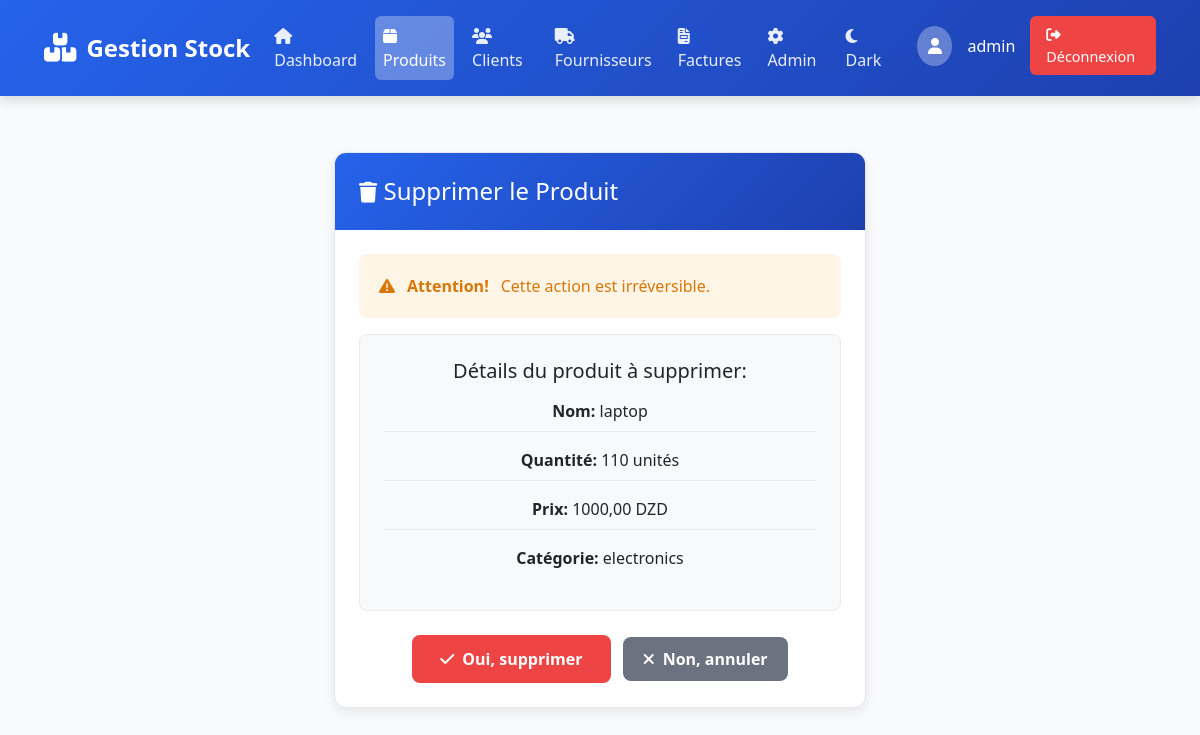
/produits/supprimer/1/ (signed in), run on the app's committed database.
### produits/models.py (models this page shows, shortened)
class Produit(models.Model):
    nom = models.CharField(max_length=100, db_index=True)
    quantite = models.IntegerField(
        db_index=True,
        validators=[MinValueValidator(0)]
    )
    prix = models.DecimalField(
        max_digits=10,
        decimal_places=2,
        validators=[validate_price]
    )
    category = models.ForeignKey(
        Category, on_delete=models.SET_NULL, null=True, blank=True, related_name='produits')
    date_creation = models.DateTimeField(auto_now_add=True)
    date_modification = models.DateTimeField(auto_now=True)
    class Meta:
        ordering = ['-date_creation']
        indexes = [
            models.Index(fields=['nom', 'category']),
            models.Index(fields=['quantite']),
        ]

class Category(models.Model):
    name = models.CharField(max_length=100, unique=True)
    description = models.TextField(blank=True, null=True)
    date_creation = models.DateTimeField(auto_now_add=True)
    class Meta:
        verbose_name_plural = "Categories"
        ordering = ['name']

### produits/views.py (the view, shortened to what this page needs)
# urls.py: path('supprimer/<int:id>/', views.supprimer_produit, name='supprimer_produit'),
@login_required
def supprimer_produit(request, id):
    produit = get_object_or_404(Produit, id=id)
    return render(request, 'produits/supprimer.html', {'produit': produit})

### produits/templates/produits/supprimer.html (shortened to what this page needs)
{% extends 'base.html' %}
{% block content %}
<div class="container mt-4">
    <div class="row justify-content-center">
        <div class="col-md-6">
            <div class="card shadow-sm">
                <div class="card-header bg-danger text-white">
                    <h4 class="mb-0"><i class="fas fa-trash"></i> Supprimer le Produit</h4>
                </div>
                <div class="card-body text-center">
                    <div class="alert alert-warning">
                        <i class="fas fa-exclamation-triangle"></i>
                        <strong>Attention!</strong> Cette action est irréversible.
                    </div>
                    <div class="product-info mb-4">
                        <h5>Détails du produit à supprimer:</h5>
                        <div class="info-item">
                            <strong>Nom:</strong> {{ produit.nom }}
                        </div>
                        <div class="info-item">
                            <strong>Quantité:</strong> {{ produit.quantite }} unités
                        </div>
                        <div class="info-item">
                            <strong>Prix:</strong> {{ produit.prix }} DZD
                        </div>
                        {% if produit.category %}
                        <div class="info-item">
                            <strong>Catégorie:</strong> {{ produit.category.name }}
                        </div>
                        {% endif %}
                    </div>
                    <div class="action-buttons">
                        <form method="post" class="d-inline">
                            <button type="submit" class="btn btn-danger me-2">
                                <i class="fas fa-check"></i> Oui, supprimer
                            </button>
                        </form>
                        <a href="{% url 'produits:liste_produits' %}" class="btn btn-secondary">
                            <i class="fas fa-times"></i> Non, annuler
                        </a>
                    </div>
                </div>
            </div>
        </div>
    </div>
</div>
{% endblock %}

### templates/base.html (shortened to what this page needs)
<!DOCTYPE html>
<html lang="fr">
  <head>
    {% load static %}
    <link
      href="https://cdn.jsdelivr.net/npm/bootstrap@5.3.0/dist/css/bootstrap.min.css"
      rel="stylesheet"
    />
    <link
      href="https://cdnjs.cloudflare.com/ajax/libs/font-awesome/6.4.0/css/all.min.css"
      rel="stylesheet"
    />
    <link rel="stylesheet" href="{% static 'css/style.css' %}" />
  </head>
  <body>
    <nav class="navbar navbar-expand-lg navbar-dark">
      <div class="container-fluid">
        <a class="navbar-brand" href="{% url 'dashboard' %}">
          <i class="fas fa-boxes"></i>
          Gestion Stock
        </a>
        <div class="collapse navbar-collapse" id="navbarNav">
          <ul class="navbar-nav ms-auto">
            {% if user.is_authenticated %}
            <li class="nav-item">
              <a
                class="nav-link {% if request.resolver_match.url_name == 'dashboard' %}active{% endif %}"
                href="{% url 'dashboard' %}"
              >
                <i class="fas fa-home"></i> Dashboard
              </a>
            </li>
            <li class="nav-item">
              <a
                class="nav-link {% if 'produits' in request.path %}active{% endif %}"
                href="{% url 'produits:liste_produits' %}"
              >
                <i class="fas fa-box"></i> Produits
              </a>
            </li>
            <li class="nav-item">
              <a
                class="nav-link {% if 'clients' in request.path %}active{% endif %}"
                href="{% url 'clients:liste_clients' %}"
              >
                <i class="fas fa-users"></i> Clients
              </a>
            </li>
            <li class="nav-item">
              <a
                class="nav-link {% if 'fournisseur' in request.path %}active{% endif %}"
                href="{% url 'fournisseurs:liste_fournisseurs' %}"
              >
                <i class="fas fa-truck"></i> Fournisseurs
              </a>
            </li>
            <li class="nav-item">
              <a
                class="nav-link {% if 'factures' in request.path %}active{% endif %}"
                href="{% url 'factures:liste_factures' %}"
              >
                <i class="fas fa-file-invoice"></i> Factures
              </a>
            </li>
            <li class="nav-item">
              <a class="nav-link" href="/admin/">
                <i class="fas fa-cog"></i> Admin
              </a>
            </li>
            <li class="nav-item">
              <a class="nav-link" href="#" onclick="toggleDarkMode(); return false;" id="darkModeToggle">
              </a>
            </li>
            <li class="nav-item ms-3">
              <div class="user-info">
                <div class="user-avatar">
                  <i class="fas fa-user"></i>
                </div>
                <span>{{ user.username }}</span>
                <a href="{% url 'logout' %}" class="logout-btn">
                  <i class="fas fa-sign-out-alt"></i> Déconnexion
                </a>
              </div>
            </li>
            {% endif %}
          </ul>
        </div>
      </div>
    </nav>
    <main class="main-content">
      <div class="container-lg">{% block content %}{% endblock %}</div>
    </main>
  </body>
</html>

### static/css/style.css (style rules this page uses)
* { margin: 0; padding: 0; box-sizing: border-box; }
body, html { height: 100%; font-family: 'Segoe UI', Tahoma, Geneva, Verdana, sans-serif; background: linear-gradient(135deg, #f5f7fa 0%, #c3cfe2 100%); }
.btn { border-radius: 8px; padding: 10px 20px; font-weight: 600; transition: all 0.3s ease; border: none; cursor: pointer; display: inline-flex; align-items: center; gap: 8px; }
.btn-danger { background: linear-gradient(135deg, #ef4444 0%, #dc2626 100%); color: white; }
.btn-secondary { background: #6b7280; color: white; }
.card { border: none; border-radius: 12px; box-shadow: 0 4px 12px rgba(0, 0, 0, 0.08); transition: all 0.3s ease; overflow: hidden; }
.card-header { background: linear-gradient(135deg, #2563eb 0%, #1e40af 100%); color: white; font-weight: 600; border: none; padding: 1.5rem; display: flex; align-items: center; gap: 10px; }
.card-header i { font-size: 1.3rem; }
.card-body { padding: 1.5rem; }
.alert { border-radius: 8px; border: none; padding: 1.25rem; display: flex; align-items: center; gap: 12px; }
.alert-warning { background: rgba(245, 158, 11, 0.1); color: #d97706; }
.text-center { text-align: center; }
.mb-4 { margin-bottom: 1.5rem; }
.mt-4 { margin-top: 1.5rem; }
.shadow-sm { box-shadow: 0 4px 12px rgba(0, 0, 0, 0.08) !important; }

### templates/base.html (style rules this page uses)
:root { --primary: #2563eb; --primary-dark: #1e40af; --primary-light: #3b82f6; --success: #10b981; --danger: #ef4444; --warning: #f59e0b; --dark: #1f2937; --light: #f9fafb; --gray: #6b7280; --bg-color: #f9fafb; --text-color: #1f2937; --card-bg: #ffffff; --border-color: #e5e7eb; }
* { margin: 0; padding: 0; box-sizing: border-box; }
body { font-family: "Segoe UI", Tahoma, Geneva, Verdana, sans-serif; background: var(--bg-color); min-height: 100vh; color: var(--text-color); transition: background-color 0.3s ease, color 0.3s ease; }
.navbar { background: linear-gradient( 135deg, var(--primary) 0%, var(--primary-dark) 100% ); box-shadow: 0 4px 12px rgba(0, 0, 0, 0.15); padding: 1rem 2rem; position: sticky; top: 0; z-index: 1000; }
.navbar-brand { font-size: 1.5rem; font-weight: 700; color: white !important; display: flex; align-items: center; gap: 10px; }
.navbar-brand i { font-size: 1.8rem; }
.nav-link { color: rgba(255, 255, 255, 0.9) !important; font-weight: 500; transition: all 0.3s ease; margin-right: 10px; border-radius: 6px; }
.nav-link.active { background: rgba(255, 255, 255, 0.3); color: white !important; }
.user-info { color: white; display: flex; align-items: center; gap: 15px; }
.user-avatar { width: 40px; height: 40px; border-radius: 50%; background: rgba(255, 255, 255, 0.3); display: flex; align-items: center; justify-content: center; font-weight: bold; }
.logout-btn { background: var(--danger); color: white; border: none; padding: 8px 16px; border-radius: 6px; cursor: pointer; transition: all 0.3s ease; text-decoration: none; font-weight: 500; font-size: 0.9rem; }
.main-content { padding: 2rem; min-height: calc(100vh - 80px); }
.container-lg { max-width: 1400px; }
.btn-danger { background: var(--danger); border: none; padding: 12px 28px; border-radius: 8px; font-weight: 600; transition: all 0.3s ease; }
.card { border: 1px solid var(--border-color); border-radius: 12px; background: var(--card-bg); box-shadow: 0 4px 12px rgba(0, 0, 0, 0.08); transition: all 0.3s ease; overflow: hidden; }
.card-header { background: linear-gradient( 135deg, var(--primary) 0%, var(--primary-dark) 100% ); color: white; font-weight: 600; border: none; }

### produits/templates/produits/supprimer.html (style rules this page uses)
.product-info { background: #f8f9fa; padding: 1.5rem; border-radius: 8px; border: 1px solid #e9ecef; }
.info-item { margin-bottom: 0.5rem; padding: 0.5rem 0; border-bottom: 1px solid #e9ecef; }
.info-item:last-child { border-bottom: none; }
.action-buttons .btn { min-width: 120px; font-weight: 600; }

### data on the page
Produit: nom "laptop", quantite "110", prix "1000,00", category.name "electronics"

### other printed values
{{ user.username }} "admin"
